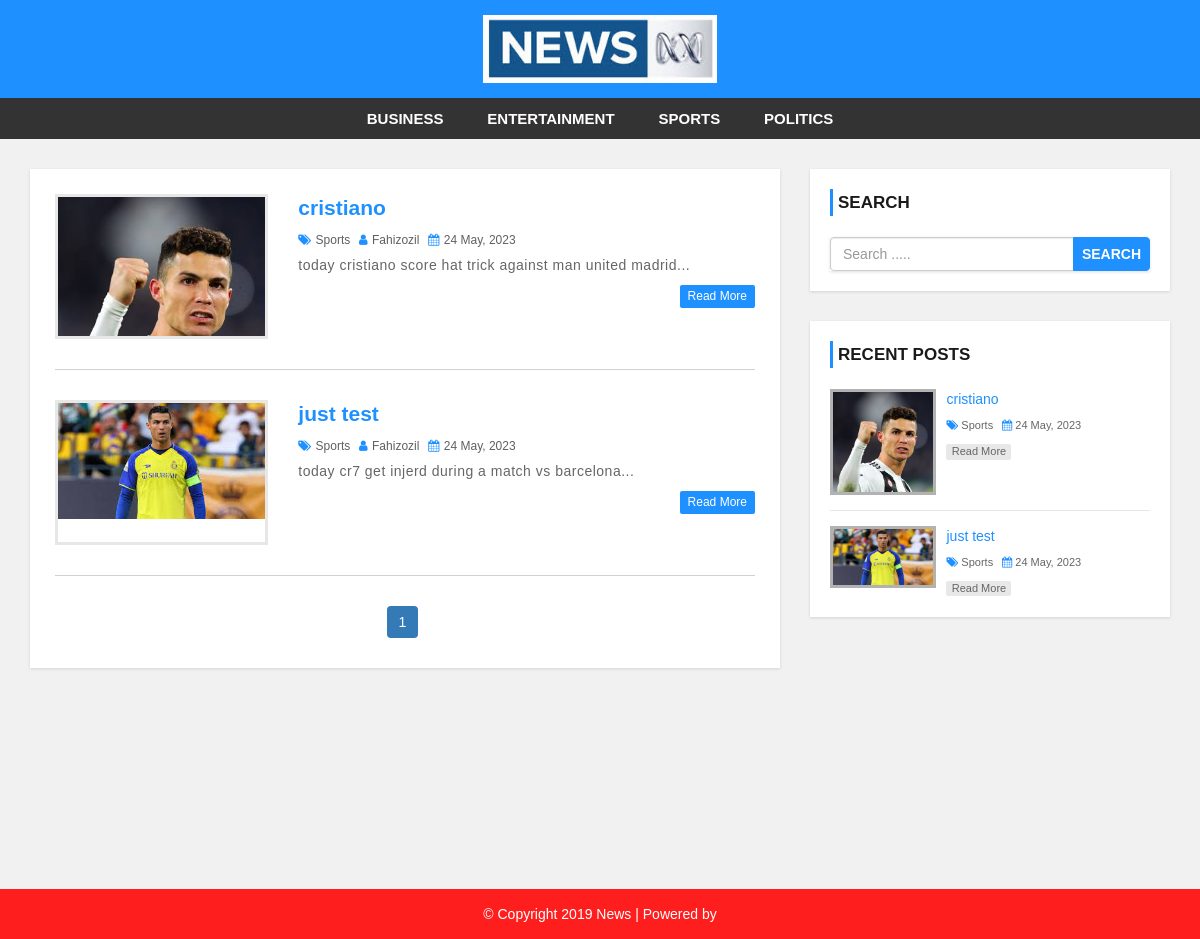
The page / on the database its author committed.
### tables this page shows
CREATE TABLE `post` (
  `post_id` int(11) NOT NULL,
  `title` varchar(100) NOT NULL,
  `description` text NOT NULL,
  `category` varchar(100) NOT NULL,
  `post_date` varchar(50) NOT NULL,
  `author` int(11) NOT NULL,
  `post_img` varchar(100) NOT NULL
);

CREATE TABLE `category` (
  `category_id` int(11) NOT NULL,
  `category_name` varchar(100) NOT NULL,
  `post` int(11) NOT NULL DEFAULT 0
);

CREATE TABLE `user` (
  `user_id` int(10) UNSIGNED NOT NULL,
  `first_name` varchar(30) NOT NULL,
  `last_name` varchar(30) NOT NULL,
  `username` varchar(30) DEFAULT NULL,
  `password` varchar(40) DEFAULT NULL,
  `role` int(11) NOT NULL
);

### index.php (the view, shortened to what this page needs)
<?php include 'header.php';
?>
    <div id="main-content">
        <div class="container">
            <div class="row">
                <div class="col-md-8">
                    <div class="post-container">
                      <?php
                        include "config.php";
                        $limit = 3;
                        if(isset($_GET['page'])){
                          $page = $_GET['page'];
                        }else{
                          $page = 1;
                        }
                        $offset = ($page - 1) * $limit;
                        $sql = "SELECT post.post_id, post.title, post.description,post.post_date,post.author,
                        category.category_name,user.username,post.category,post.post_img FROM post
                        LEFT JOIN category ON post.category = category.category_id
                        LEFT JOIN user ON post.author = user.user_id
                        ORDER BY post.post_id DESC LIMIT {$offset},{$limit}";
                        $result = mysqli_query($conn, $sql) or die("Query Failed.");
                        if(mysqli_num_rows($result) > 0){
                          while($row = mysqli_fetch_assoc($result)) {
                      ?>
                        <div class="post-content">
                            <div class="row">
                                <div class="col-md-4">
                                  <a class="post-img" href="single.php?id=<?php echo $row['post_id']; ?>"><img src="admin/upload/<?php echo $row['post_img']; ?>" alt=""/></a>
                                </div>
                                <div class="col-md-8">
                                  <div class="inner-content clearfix">
                                      <h3><a href='single.php?id=<?php echo $row['post_id']; ?>'><?php echo $row['title']; ?></a></h3>
                                      <div class="post-information">
                                          <span>
                                              <i class="fa fa-tags" aria-hidden="true"></i>
                                              <a href='category.php?cid=<?php echo $row['category']; ?>'><?php echo $row['category_name']; ?></a>
                                          </span>
                                          <span>
                                              <i class="fa fa-user" aria-hidden="true"></i>
                                              <a href='author.php?aid=<?php echo $row['author']; ?>'><?php echo $row['username']; ?></a>
                                          </span>
                                          <span>
                                              <i class="fa fa-calendar" aria-hidden="true"></i>
                                              <?php echo $row['post_date']; ?>
                                          </span>
                                      </div>
                                      <p class="description">
                                          <?php echo substr($row['description'],0,130) . "..."; ?>
                                      </p>
                                      <a class='read-more pull-right' href='single.php?id=<?php echo $row['post_id']; ?>'>read more</a>
                                  </div>
                                </div>
                            </div>
                        </div>
                        <?php
                          }
                        }else{
                          echo "<h2>No Record Found.</h2>";
                        }
                        $sql1 = "SELECT * FROM post";
                        $result1 = mysqli_query($conn, $sql1) or die("Query Failed.");
                        if(mysqli_num_rows($result1) > 0){
                          $total_records = mysqli_num_rows($result1);
                          $total_page = ceil($total_records / $limit);
                          echo '<ul class="pagination admin-pagination">';
                          for($i = 1; $i <= $total_page; $i++){
                            if($i == $page){
                              $active = "active";
                            }else{
                              $active = "";
                            }
                            echo '<li class="'.$active.'"><a href="index.php?page='.$i.'">'.$i.'</a></li>';
                          }
                          echo '</ul>';
                        }
                        ?>
                    </div>
                </div>
                <?php include 'sidebar.php'; ?>
            </div>
        </div>
    </div>
<?php include 'footer.php'; ?>

### header.php (shortened to what this page needs)
<!DOCTYPE html>
<html lang="en">
<head>
    <link rel="stylesheet" href="css/bootstrap.min.css" />
    <link rel="stylesheet" href="css/font-awesome.css">
    <link rel="stylesheet" href="css/style.css">
</head>
<body>
<div id="header">
    <div class="container">
        <div class="row">
            <div class=" col-md-offset-4 col-md-4">
                <a href="index.php" id="logo"><img src="images/news.jpg"></a>
            </div>
        </div>
    </div>
</div>
<div id="menu-bar">
    <div class="container">
        <div class="row">
            <div class="col-md-12">
                <ul class='menu'>
                    <li><a href='category.php'>Business</a></li>
                    <li><a href='category.php'>Entertainment</a></li>
                    <li><a href='category.php'>Sports</a></li>
                    <li><a href='category.php'>Politics</a></li>
                </ul>
            </div>
        </div>
    </div>
</div>

### sidebar.php
<div id="sidebar" class="col-md-4">
    <div class="search-box-container">
        <h4>Search</h4>
        <form class="search-post" action="search.php" method ="GET">
            <div class="input-group">
                <input type="text" name="search" class="form-control" placeholder="Search .....">
                <span class="input-group-btn">
                    <button type="submit" class="btn btn-danger">Search</button>
                </span>
            </div>
        </form>
    </div>
    <div class="recent-post-container">
        <h4>Recent Posts</h4>
        <?php
        include "config.php";
        $limit = 3;
        $sql = "SELECT post.post_id, post.title, post.post_date,
        category.category_name,post.category,post.post_img FROM post
        LEFT JOIN category ON post.category = category.category_id
        ORDER BY post.post_id DESC LIMIT {$limit}";
        $result = mysqli_query($conn, $sql) or die("Query Failed. : Recent Post");
        if(mysqli_num_rows($result) > 0){
          while($row = mysqli_fetch_assoc($result)) {
      ?>
        <div class="recent-post">
            <a class="post-img" href="single.php?id=<?php echo $row['post_id']; ?>">
                <img src="admin/upload/<?php echo $row['post_img']; ?>" alt=""/>
            </a>
            <div class="post-content">
                <h5><a href="single.php?id=<?php echo $row['post_id']; ?>"><?php echo $row['title']; ?></a></h5>
                <span>
                    <i class="fa fa-tags" aria-hidden="true"></i>
                    <a href='category.php?cid=<?php echo $row['category']; ?>'><?php echo $row['category_name']; ?></a>
                </span>
                <span>
                    <i class="fa fa-calendar" aria-hidden="true"></i>
                    <?php echo $row['post_date']; ?>
                </span>
                <a class="read-more" href="single.php?id=<?php echo $row['post_id']; ?>">read more</a>
            </div>
        </div>
    <?php
      }
    }
    ?>
    </div>
</div>

### footer.php
<div id ="footer">
    <div class="container">
        <div class="row">
            <div class="col-md-12">
                <span>© Copyright 2019 News | Powered by <a href=">Fahiz ozil</a></span>
            </div>
        </div>
    </div>
</div>
</body>
</html>

### css/style.css (style rules this page uses)
body { background: #f1f1f1; font-family: sans-serif,arial,Helvetica; }
a, a:hover, a:focus { text-decoration: none; outline: none; }
ul { margin:0; padding:0; list-style:none; }
form { background: #fff; padding: 25px; box-shadow:0 1px 3px rgba(0, 0, 0, 0.13); }
#header { background: #1e90ff; text-align: center; padding: 15px; }
#logo { display: inline-block; width: 65%; }
#logo img { width: 100%; }
#menu-bar { background: #333; text-align: center; }
#menu-bar .menu > li { display: inline-block; }
.menu > li > a { padding: 10px 20px; display: block; text-transform: uppercase; color: #fff; font-size: 15px; font-weight:600; transition:all 0.5s ease 0s; }
#main-content { padding: 30px 0; min-height: 750px; }
#main-content .post-container { background-color: #fff; padding: 25px; box-shadow: 0 1px 3px rgba(0, 0, 0, 0.13); }
#main-content .post-content { border-bottom: 1px solid #d1d1d1; padding: 0 0 30px; margin-bottom:30px; }
#main-content .post-content img { width: 100%; }
#main-content .post-content .post-img { border: 3px solid #e7e7e7; display: block; height: 145px; overflow: hidden; transition: border .3s; }
#main-content .post-content h3 { font-size: 21px; line-height: 28px; font-weight: 600; margin: 0 0 7px; }
#main-content .post-content h3 a { color: #1e90ff; transition:all 0.3s; }
#main-content .post-content .post-information span { color: #606060; font-size: 12px; text-transform: capitalize; margin: 0 5px 5px 0; display: inline-block; }
#main-content .post-content .post-information i { color: #1e90ff; margin-right: 1px; }
#main-content .post-content .post-information a { color: #606060; text-decoration: none; }
#main-content .post-content p, #main-content .single-post p { color: #666; font-size: 14px; letter-spacing: 0.5px; margin:0 0 10px; }
#main-content .post-content a.read-more { color: #fff; background-color: #1E90FF; font-size: 12px; text-transform: capitalize; padding: 3px 8px; border-radius: 2px; transition: all 0.3s; }
.pagination { display: block; text-align: center; margin: 0; }
.pagination li { display:inline-block; margin: 0 5px 0 0; }
.pagination li a { border: none; background: #1e90ff; color: #fff; }
i.fa { color:#222; }
#sidebar h4 { color: #1A1A1A; font-size: 17px; line-height: 27px; font-weight:600; text-transform: uppercase; padding: 0 0 0 5px; margin: 0 0 21px; border-left: 3px solid #1e90ff; }
#sidebar .search-box-container { background-color: #fff; padding: 20px; margin: 0 0 30px; box-shadow: 0 1px 3px rgba(0, 0, 0, 0.13); }
#sidebar .search-post { padding: 0; }
#sidebar .search-post input { color: #606060; }
#sidebar .search-post .btn { font-weight: 600; text-transform: uppercase; padding: 6px 8px; background-color: #1E90FF; border-color: #1E90FF; outline: none; }
#sidebar .recent-post-container { padding: 20px; background: #fff; box-shadow: 0 1px 3px rgba(0, 0, 0, 0.13); }
#sidebar .recent-post { border-bottom: 1px solid #e7e7e7; padding: 0 0 15px; margin: 0 0 15px; }
#sidebar .recent-post:last-child { margin: 0; padding: 0; border: none; }
#sidebar .recent-post .post-img { display: inline-block; width: 33%; border: 3px solid rgba(0,0,0,0.3); vertical-align: top; transition: border .3s; }
#sidebar .recent-post .post-img img { width: 100%; }
#sidebar .recent-post .post-content { width: 65%; display: inline-block; border: none; padding: 0 0 0 7px; margin: 0; }
#sidebar .recent-post h5 { font-size: 14px; line-height: 20px; margin: 0 0 5px; }
#sidebar .recent-post h5 a { color: #1E90FF; }
#sidebar .recent-post span { color: #666; font-size: 11px; display: inline-block; margin: 0 5px 10px 0; }
#sidebar .recent-post span a { color: #666; }
#sidebar .recent-post span i { color: #1E90FF; }
#sidebar .recent-post a.read-more { color: #666; background-color: rgba(0,0,0,0.09); width: 65px; font-size: 11px; text-align: center; padding: 0; display: block; transition: all 0.3s; }
#footer { color: #fff; padding:15px 0; text-align:center; background-color:#ff1e1e; }

### rows shown on the page
post: post_img (picture), title "cristiano", category.category_name "Sports", user.username "Fahizozil", post_date "24 May, 2023", description "today cristiano score hat trick against man united madrid"
post: post_img (picture), title "just test", category.category_name "Sports", user.username "Fahizozil", post_date "24 May, 2023", description "today cr7 get injerd during a match vs barcelona"
